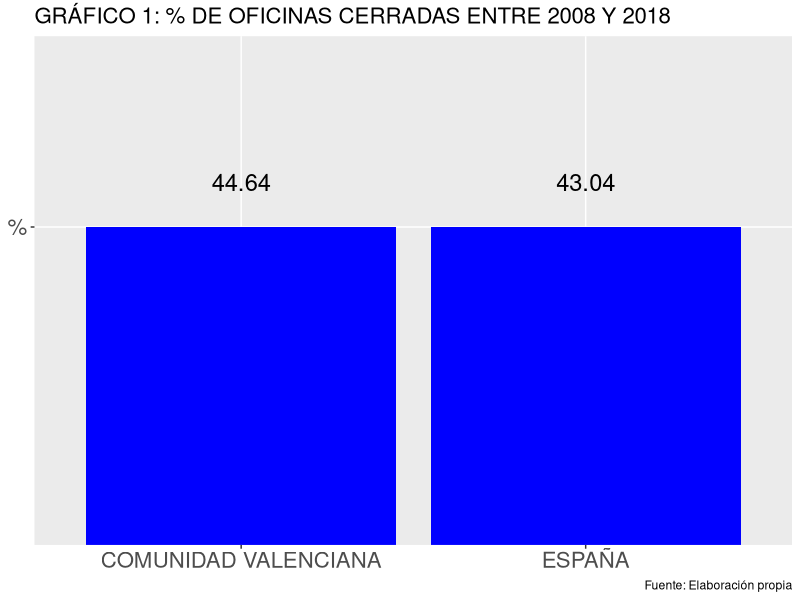

The R script that drew this image:
## ---- chunk 1

## ---- chunk 2
# Importar el paquete 'tibble' para crear el DataFrame
suppressMessages({
if (!require("ggplot2")){install.packages("ggplot2")}
library(ggplot2)
if (!require("tibble")){install.packages("tibble")}
library(tibble)
})



# Crear el DataFrame
dfplot1 <- data.frame(
  Pais = c("COMUNIDAD VALENCIANA", "ESPAÑA"),
  Oficinas_2008 = c(5.600, 45.662),
  Oficinas_2018 = c(3.100, 26.011)
)
#Imprimir tabla
names(dfplot1)<-c("Área","Oficinas en 2008","Oficina en 2018")
knitr::kable(dfplot1, caption = "")

#Cálculo reducción

dfReducciones <- data.frame(
  Área = dfplot1$Área,
  Porcentaje = round((dfplot1$`Oficinas en 2008`- dfplot1$`Oficina en 2018`)*100/dfplot1$`Oficinas en 2008`,2)
)


grafico_barras <- ggplot(dfReducciones, aes(x = Área, y = '%')) +
                  geom_bar(stat = "identity", fill = "blue") +
                  labs(title = "GRÁFICO 1: % DE OFICINAS CERRADAS ENTRE 2008 Y 2018",size = 16, caption = "Fuente: Elaboración propia")+
                  geom_text(aes(label = Porcentaje), vjust = -2, color = "black", size = 6)+
                  theme(axis.text.x = element_text(size = 16),  # Tamaño de fuente del eje x
                        axis.text.y = element_text(size = 16),
                        plot.title = element_text(size=16),
                        axis.title.x=element_blank(),
                        axis.title.y = element_blank())
print(grafico_barras)



